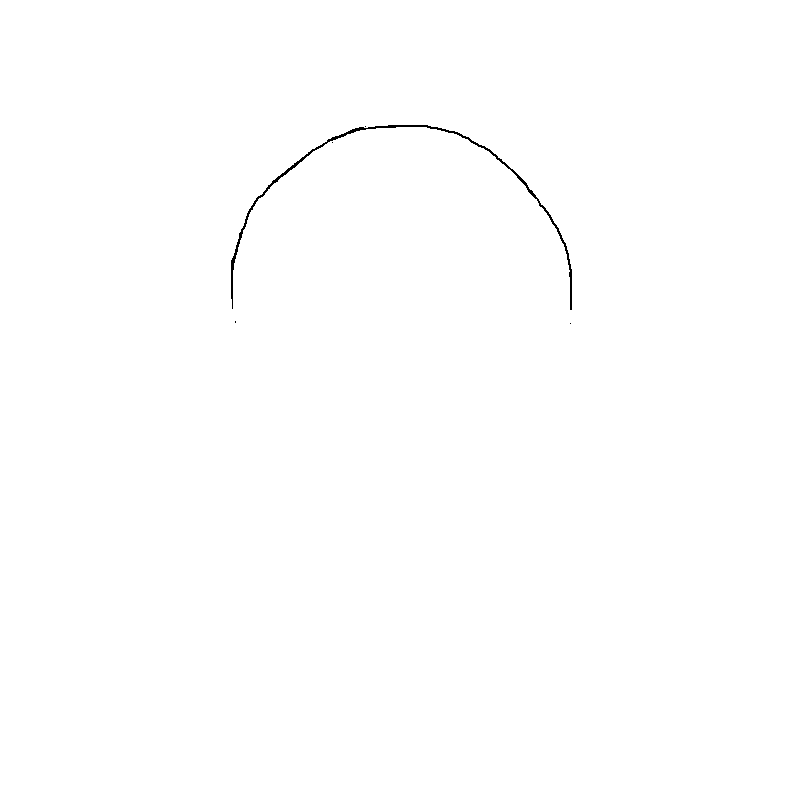
#> input picture 3 Periodo/Oficinas/CriminalPlotter/ConversorImagem/teste.png, 800 x 800 px
$ python conversor.py
#> lines starting #> are read from the running program, lines starting #| are printed output that depends on the picture; after the words box and inside, x2 and y2 are one past the last pixel; in counts of white or black regions, pixels touching at a corner belong together
from PIL import Image
import numpy as np

def image_to_matrix(image_path):
    # Abre a imagem e a converte para preto e branco (escala de cinza)
#> called with image_path = 'teste.png'
    img = Image.open(image_path).convert('L')  # Converte para escala de cinza
#> img: PIL image 800x800 L; 99.8% white; black in thin lines or dots, all inside (x1, y1, x2, y2) = (231, 125, 572, 324)
    # Define um limiar para converter a imagem em preto e branco
    threshold = 128
    # Converte a imagem para uma matriz numpy
    img_np = np.array(img)
    # Aplica o limiar: 0 para branco (acima do limiar) e 1 para preto (abaixo do limiar)
    binary_matrix = np.where(img_np < threshold, 1, 0)
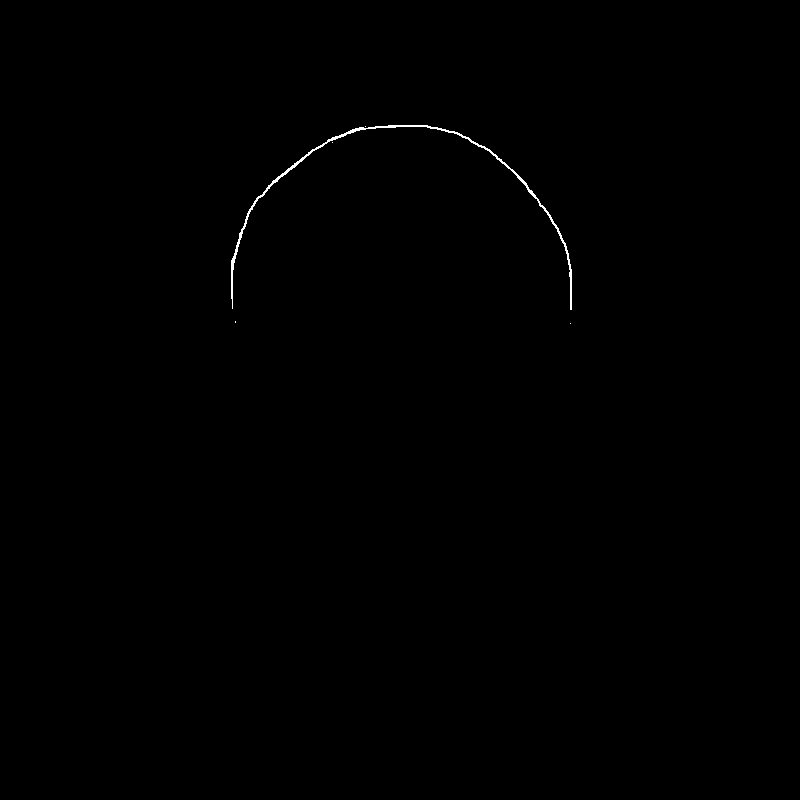
#> binary_matrix: shape (800, 800) int64; values 0 (black) and 1 (white), 0.21% white in thin lines or dots, all inside (x1, y1, x2, y2) = (231, 125, 572, 324)

    return binary_matrix

def save_matrix_to_file(matrix, filename):
    # Salva a matriz no formato .npy
    np.save(filename, matrix)

# Exemplo de uso
image_path = 'teste.png'  # Substitua pelo caminho da sua imagem
binary_matrix = image_to_matrix(image_path)
filename = 'in'  # Nome do arquivo onde a matriz será salva
save_matrix_to_file(binary_matrix, filename)
print(f'Matriz salva em: {filename}')

$ run again, with 3 Periodo/Oficinas/CriminalPlotter/ConversorImagem/Integral.png copied over 3 Periodo/Oficinas/CriminalPlotter/ConversorImagem/teste.png
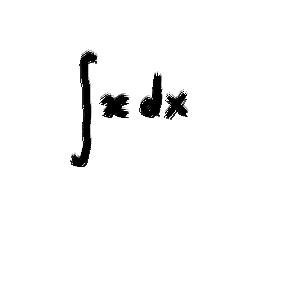
#> input picture 3 Periodo/Oficinas/CriminalPlotter/ConversorImagem/Integral.png, 300 x 300 px
#> in image_to_matrix, `binary_matrix = np.where(img_np < threshold, 1, 0)`:
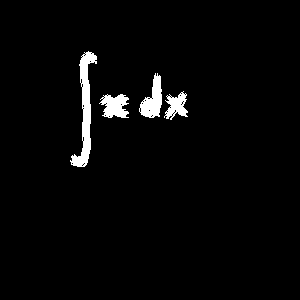
#> binary_matrix: shape (300, 300) int64; values 0 (black) and 1 (white), 2.8% white; 4 white regions, box (x1, y1, x2, y2) and area: (70, 51, 97, 167) 1077, (139, 73, 162, 118) 565, (99, 94, 129, 118) 491, (164, 91, 188, 120) 377
